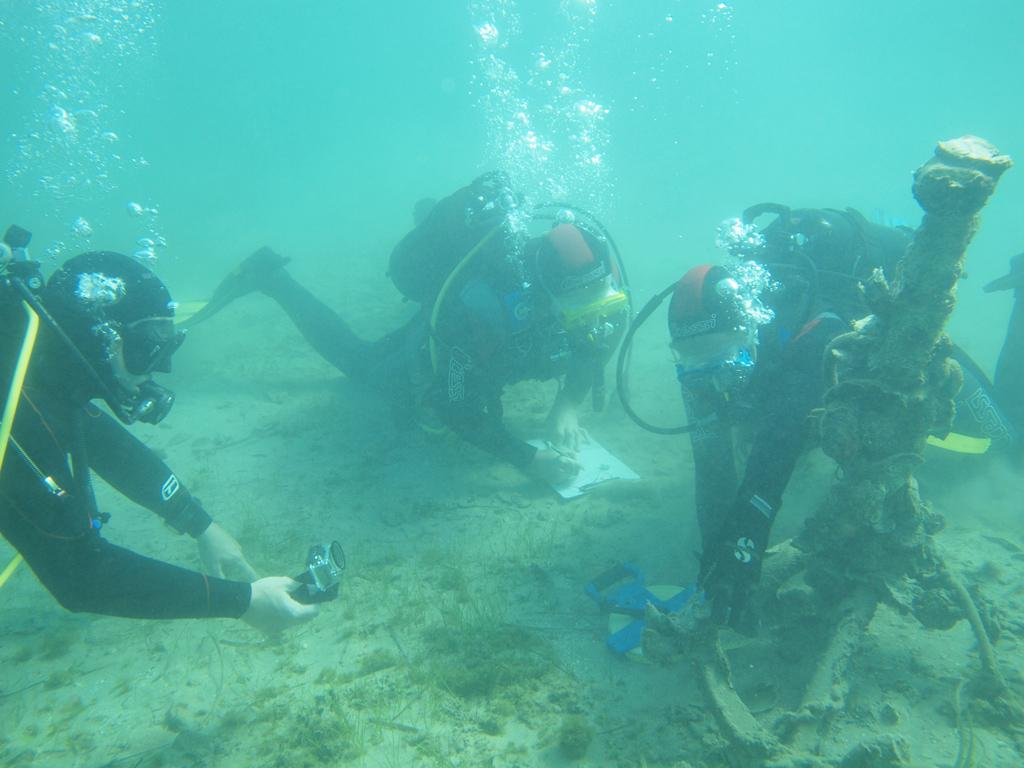
%> input picture 研一下 作业/人工智能/501_img_.png, 1024 x 768 px
$ octave zft.m   (GNU Octave 9; MATLAB toolbox functions it lacks are replaced by stand-ins)
%> lines starting %> are read from the running program, lines starting %| are printed output that depends on the picture
i=imread('./501_img_.png');%读取你要看的图像
%> i is the input picture: size 768x1024x3 uint8; mean R, G, B 80.7, 177.1, 165.5
R=i(:,:,1);%把RGB各个分量提出
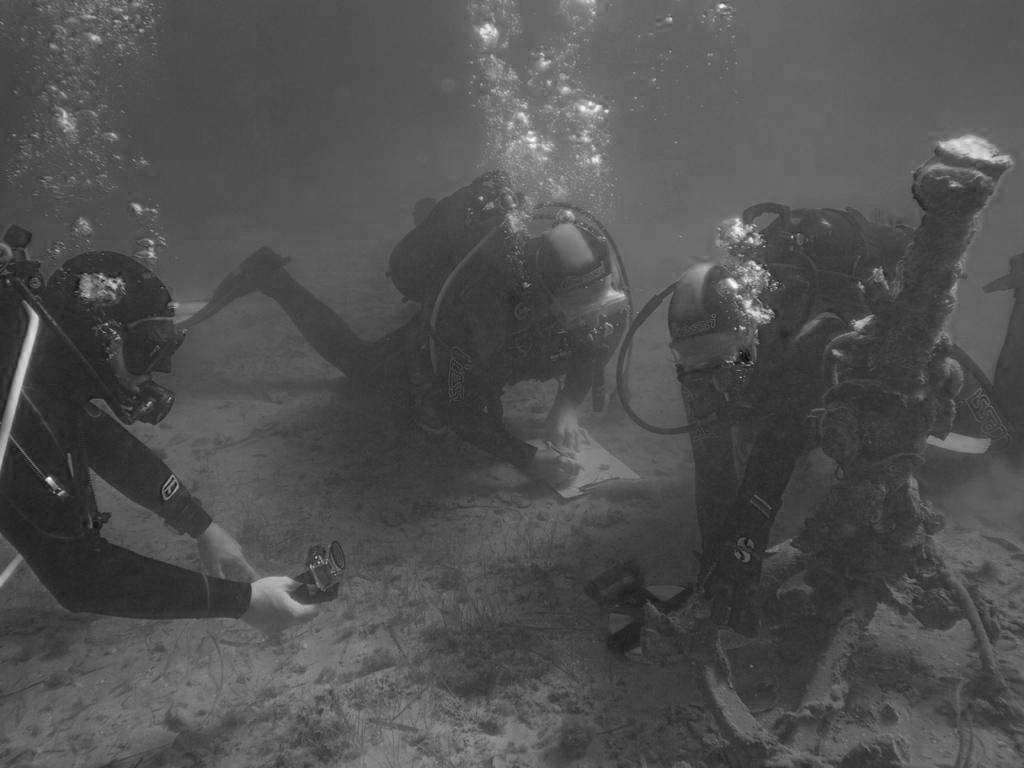
%> R: size 768x1024 uint8; min 9, max 252, mean 80.7
% imwrite(R,'./R3_2/r.jpg');
G=i(:,:,2);
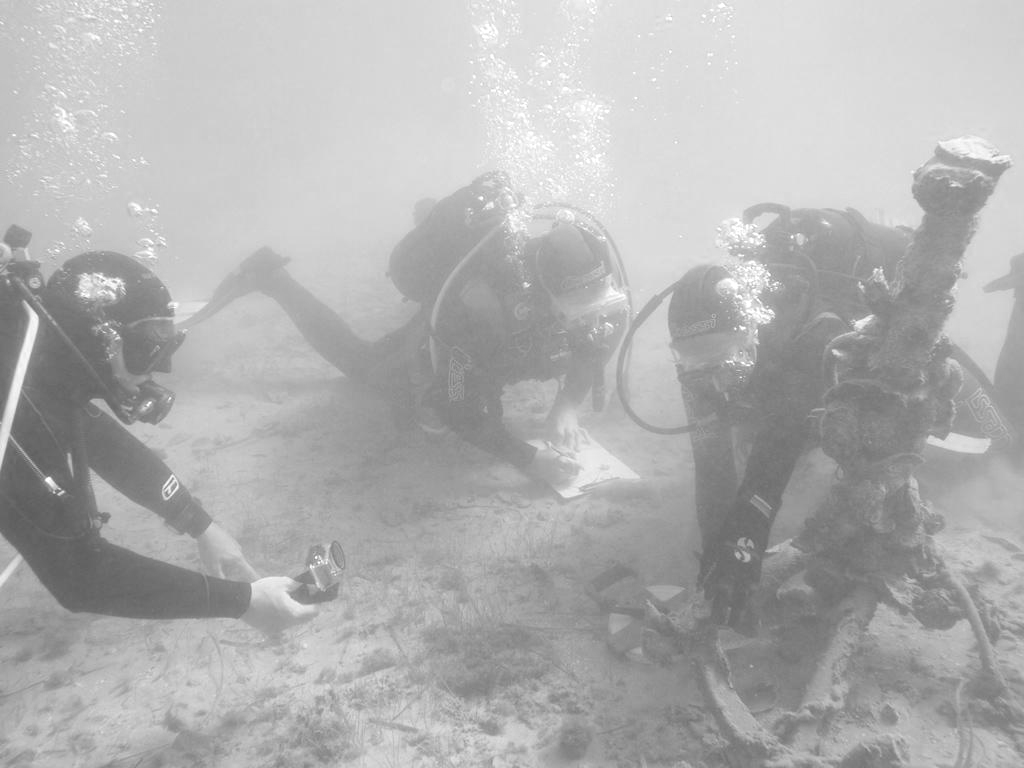
%> G: size 768x1024 uint8; min 90, max 255, mean 177.1
% imwrite(G,'./R3_2/g.jpg');
B=i(:,:,3);
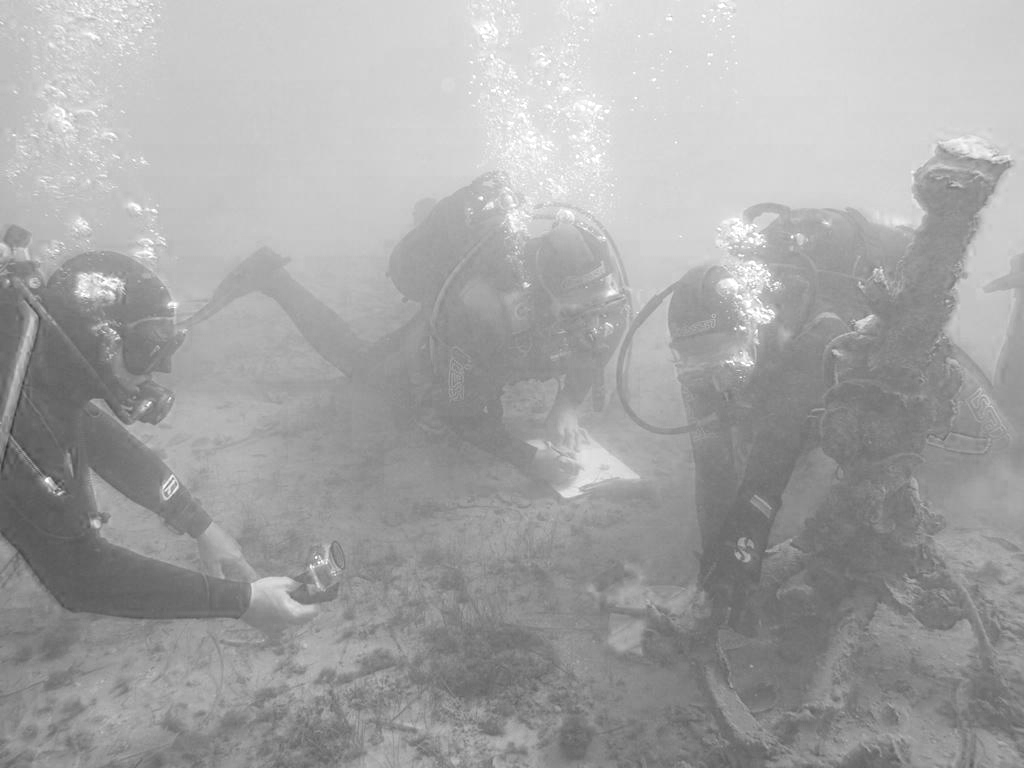
%> B: size 768x1024 uint8; min 52, max 255, mean 165.5
% imwrite(B,'./R3_2/b.jpg');
histogram=imhist(R);
%> histogram = 256 values, max 17100 at index 78, min 0 at index 1, mean 3072
x=0:1:255;
figure;
set(gcf,'Position',[0,0,1000,400]);
subplot(2,3,1), plot(x,imhist(R));
%> after `plot(x,imhist(R))`:
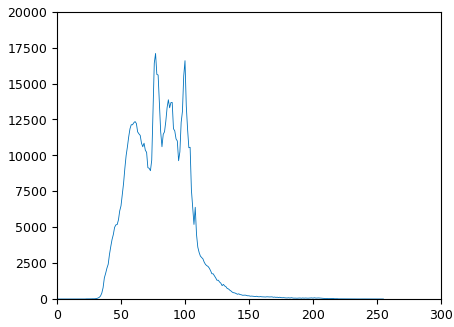
%> figure redrawn from the program's plot data; curve peaks at x = 77, y = 17100
fill([x,fliplr(x)],[zeros(size(imhist(R)')),fliplr(imhist(R)')],'r');
set(gca,'XLim',[0 255]);
% title('r 通道直方图分布','position',[130,520]);
xlabel('r 通道直方图分布');
subplot(2,3,2),plot(x,imhist(G));
%> after `plot(x,imhist(G))`:
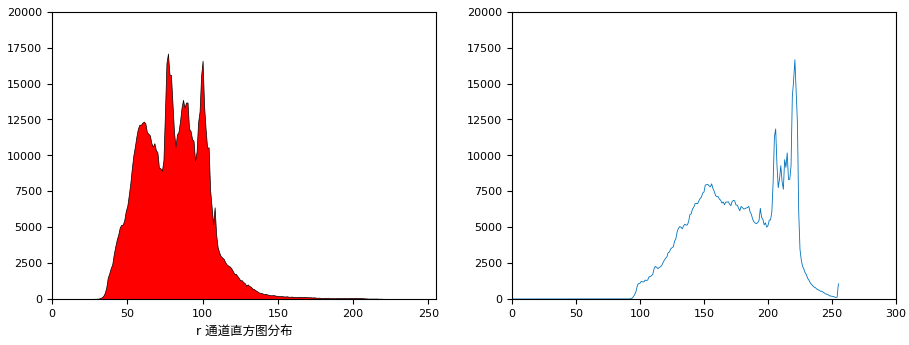
%> figure redrawn from the program's plot data, 2 panels; panel 2: curve peaks at x = 221, y = 16661
fill([x,fliplr(x)],[zeros(size(imhist(G)')),fliplr(imhist(G)')],'g');
set(gca,'XLim',[0 255]);
xlabel('g 通道直方图分布');
subplot(2,3,3),plot(x,imhist(B));
%> after `plot(x,imhist(B))`:
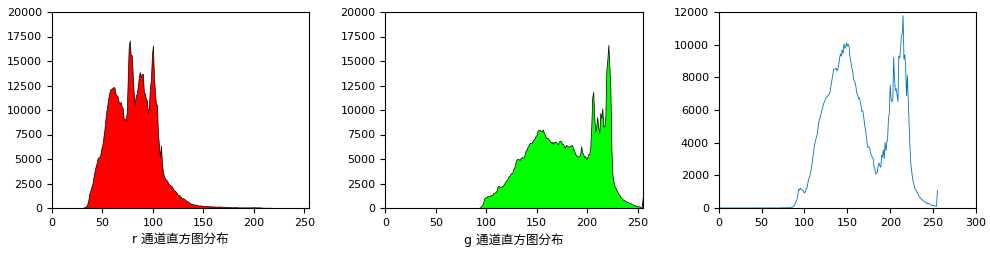
%> figure redrawn from the program's plot data, 3 panels; panel 3: curve peaks at x = 215, y = 11778
fill([x,fliplr(x)],[zeros(size(imhist(B)')),fliplr(imhist(B)')],'b');
set(gca,'XLim',[0 255]);
xlabel('b 通道直方图分布');
% saveas(gcf, './R3_2/fig_b.jpg');
subplot(2,3,4),imshow(R);
xlabel('r 通道');
subplot(2,3,5),imshow(G);
xlabel('g 通道');
subplot(2,3,6),imshow(B);
xlabel('b 通道');
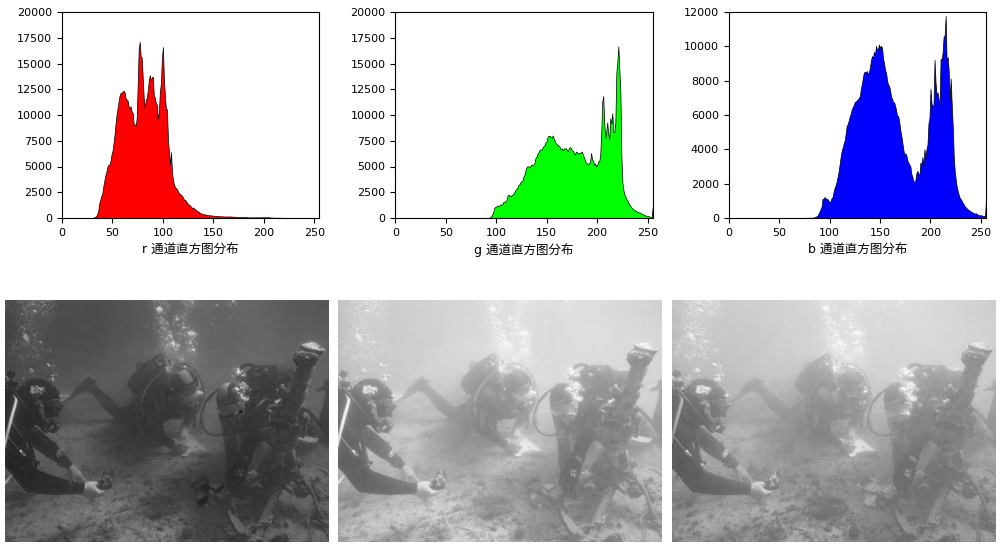
%> figure redrawn from the program's plot data, 6 panels
saveas(gcf, './fig.tif');
